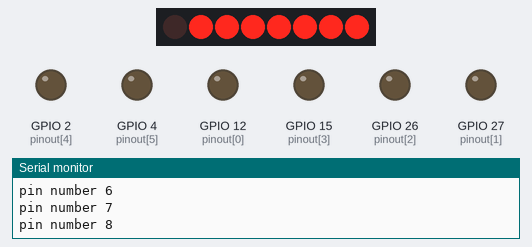
Bench run of a sketch on a simulated ESP32. On the bench: 8 port-expander outputs drawn as a row of LEDs (first output left, lit = HIGH), output pins drawn as LEDs (lit = HIGH), the last lines printed to the serial monitor.

Above: at 14.1 s.
At 15.1 s:
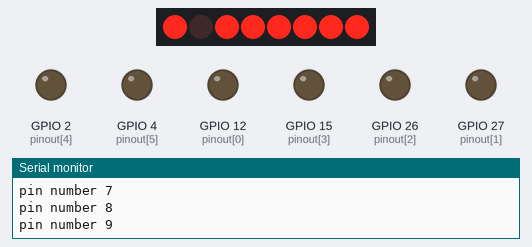
At 16.1 s:
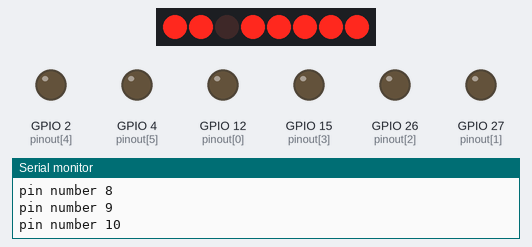
At 18.1 s:
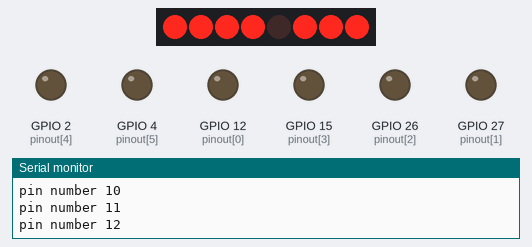
At 20.1 s:
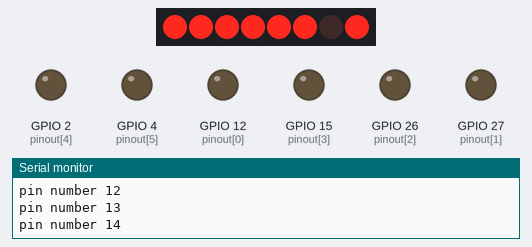
At 22.1 s:
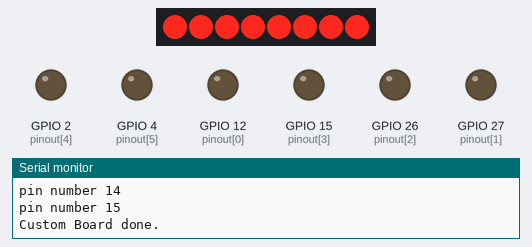
Timing chart, 0 to 23.6 s (numbered marks = the images above):
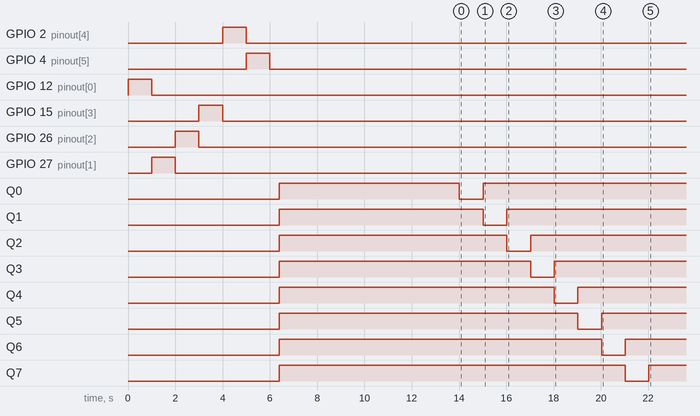

Measured:
- by itself, Q7: HIGH → LOW at 21.0 s, → HIGH 1.0 s later

The sketch:

custom_borard_2025_test.ino
```cpp
#include <Arduino.h>
#include <Wire.h>
#include "PCA9555.h"

#define UPDATE_INTERVAL 1000L
unsigned long prevUpdateTime = 0L;

#define TOTAL_PINOUT  6
#define TOTAL_RELAY   16
PCA9555 ioport(0x20);
const uint8_t pinout[TOTAL_PINOUT] = {12,27,26,15,2,4};

void setup() {
  Serial.begin(115200);
  Serial.println("Board Test Start");
  // initialize digital pin LED_BUILTIN as an output.

  for(uint8_t index=0; index<TOTAL_PINOUT; index++){
    pinMode(pinout[index], OUTPUT);
  }
  for (uint8_t index = 0; index < TOTAL_PINOUT; index++)
  {
    pinOnOff(pinout[index]);
  }

  ioport.begin();
  ioport.setClock(400000);

  for (uint8_t index = 0; index < TOTAL_RELAY; index++)
  {
    ioport.pinMode(index, OUTPUT);
  }

  for (uint8_t index = 0; index < TOTAL_RELAY; index++)
  {
    relayOnOff(index);
  }
  Serial.println("Custom Board done.");
}

// the loop function runs over and over again forever
void loop() {
  delay(1);
}

void pinOnOff(int8_t pinNumber) {
  Serial.print("pin number ");
  Serial.println(pinNumber);
  digitalWrite(pinNumber, true);
  delay(1000);
  digitalWrite(pinNumber, false);
}

void relayOnOff(int8_t pinNumber) {
  Serial.print("pin number ");
  Serial.println(pinNumber);
  ioport.digitalWrite(pinNumber, true);
  delay(1000);
  ioport.digitalWrite(pinNumber, false);
}
```

PCA9555.cpp
```cpp
#include "PCA9555.h"

PCA9555 *PCA9555::instancePointer = 0;

PCA9555::PCA9555(uint8_t address, int interruptPin) {
  _address = address;  // save the address id
  _valueRegister = 0;
  Wire.begin();  // start I2C communication
  if (interruptPin >= 0) {
    instancePointer = this;
    attachInterrupt(digitalPinToInterrupt(interruptPin), PCA9555::alertISR, false);  // Set to low for button presses
  }
}

bool PCA9555::begin() {
  Wire.beginTransmission(_address);
  Wire.write(0x02);  // Test Address
  _error = Wire.endTransmission();
  if (_error != 0) {
    return false;
  } else {
    return true;
  }
}
void PCA9555::pinMode(uint8_t pin, uint8_t IOMode) {
  if (pin <= 15) {
    if (IOMode == OUTPUT) {
      _configurationRegister = _configurationRegister & ~(1 << pin);
    } else {
      _configurationRegister = _configurationRegister | (1 << pin);
    }
    I2CSetValue(_address, NXP_CONFIG, _configurationRegister_low);
    I2CSetValue(_address, NXP_CONFIG + 1, _configurationRegister_high);
  }
}
uint8_t PCA9555::digitalRead(uint8_t pin) {
  uint16_t _inputData = 0;
  if (pin > 15) return 255;
  _inputData = I2CGetValue(_address, NXP_INPUT);
  _inputData |= I2CGetValue(_address, NXP_INPUT + 1) << 8;
  if ((_inputData & (1 << pin)) > 0) {
    return true;
  } else {
    return false;
  }
}
void PCA9555::digitalWrite(uint8_t pin, uint8_t value) {
  if (pin > 15) {
    _error = 255;  // invalid pin
    return;        // exit
  }
  if (value > 0) {
    _valueRegister = _valueRegister | (1 << pin);  // and OR bit in register
  } else {
    _valueRegister = _valueRegister & ~(1 << pin);  // AND all bits
  }
  I2CSetValue(_address, NXP_OUTPUT, _valueRegister_low);
  I2CSetValue(_address, NXP_OUTPUT + 1, _valueRegister_high);
}
void PCA9555::pinStates() {
  _stateOfPins = I2CGetValue(_address, NXP_INPUT);
  _stateOfPins |= I2CGetValue(_address, NXP_INPUT + 1) << 8;
}
// Returns to user the state of desired pin
uint8_t PCA9555::stateOfPin(uint8_t pin) {
  if ((_stateOfPins & (1 << pin)) > 0) {
    return true;
  } else {
    return false;
  }
}
void PCA9555::setClock(uint32_t clockFrequency) {
  Wire.setClock(clockFrequency);
}
void PCA9555::alertISR() {
  if (instancePointer != 0) {
    instancePointer->pinStates();  // Points to the actual ISR
  }
}
uint16_t PCA9555::I2CGetValue(uint8_t address, uint8_t reg) {
  uint16_t _inputData;
  Wire.beginTransmission(address);  // setup read registers
  Wire.write(reg);
  _error = Wire.endTransmission();
  if (Wire.requestFrom((int)address, 1) != 1) {
    return 256;  // error code is above normal data range
  };
  _inputData = Wire.read();
  return _inputData;
}
void PCA9555::I2CSetValue(uint8_t address, uint8_t reg, uint8_t value) {
  Wire.beginTransmission(address);  // setup direction registers
  Wire.write(reg);                  // pointer to configuration register address 0
  Wire.write(value);                // write config register low byte
  _error = Wire.endTransmission();
}
```

PCA9555.h
```cpp
#include <Arduino.h>
#include <Wire.h>
#define NXP_INPUT 0
#define NXP_OUTPUT 2
#define NXP_CONFIG 6

class PCA9555 {
public:
  PCA9555(uint8_t address, int interruptPin = -1);  // optional interrupt pin in second argument
  void pinMode(uint8_t pin, uint8_t IOMode);        // pinMode
  uint8_t digitalRead(uint8_t pin);                 // digitalRead
  void digitalWrite(uint8_t pin, uint8_t value);    // digitalWrite
  uint8_t stateOfPin(uint8_t pin);                  // Actual ISR
  void setClock(uint32_t clockFrequency);           // Clock speed
  bool begin();                                     // Checks if PCA is responsive

private:
  static PCA9555 *instancePointer;
  static void alertISR(void);  // Function pointing to actual ISR
  void pinStates();            // Function tied to interrupt
  uint16_t I2CGetValue(uint8_t address, uint8_t reg);
  void I2CSetValue(uint8_t address, uint8_t reg, uint8_t value);

  union {
    struct {
      uint8_t _stateOfPins_low;   // low order byte
      uint8_t _stateOfPins_high;  // high order byte
    };
    uint16_t _stateOfPins;  // 16 bits presentation
  };
  union {
    struct {
      uint8_t _configurationRegister_low;   // low order byte
      uint8_t _configurationRegister_high;  // high order byte
    };
    uint16_t _configurationRegister;  // 16 bits presentation
  };
  union {
    struct {
      uint8_t _valueRegister_low;   // low order byte
      uint8_t _valueRegister_high;  // high order byte
    };
    uint16_t _valueRegister;
  };
  uint8_t _address;  // address of port this class is supporting
  int _error;        // error code from I2C
};
```
